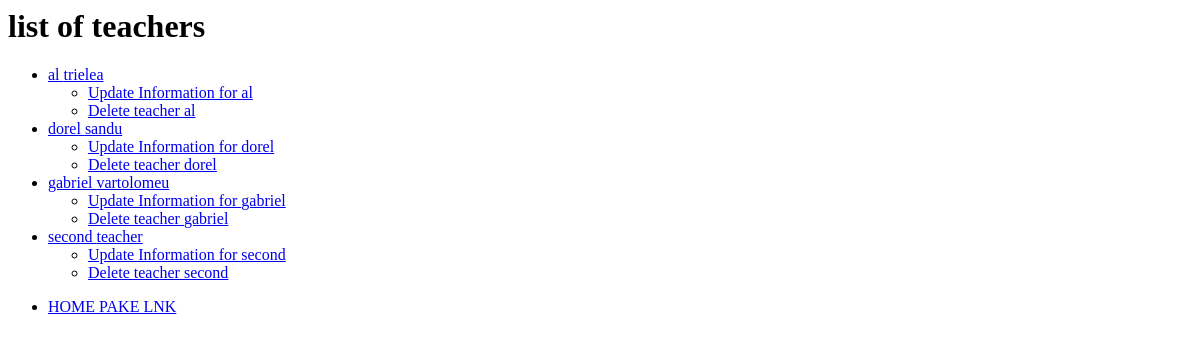
/classroom/list_teachers/, run on an earlier commit of the app's database.
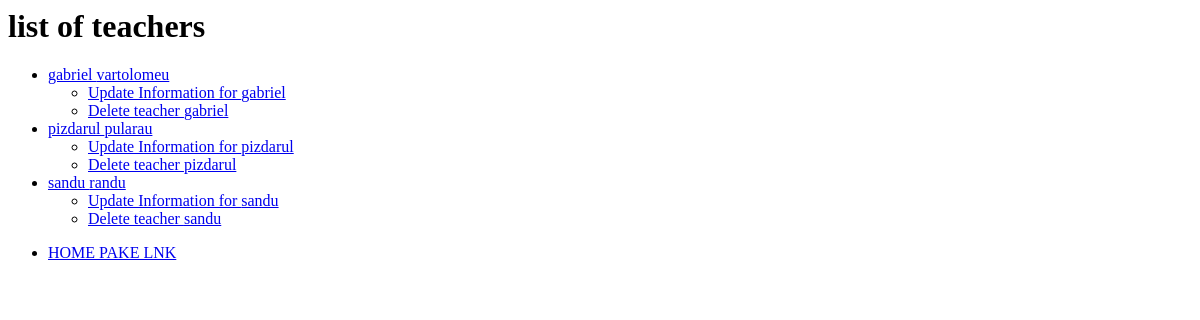
And on a later commit of the database.
### classroom/models.py (models this page shows, shortened)
class Teacher(models.Model):
    first_name = models.CharField(max_length=30)
    last_name = models.CharField(max_length=30)
    subject = models.CharField(max_length=30)

### classroom/views.py (the view)
# urls.py: path('list_teachers/', TeacherListView.as_view(), name='list_teachers'),
class TeacherListView(ListView):
    model = Teacher
    queryset = Teacher.objects.order_by("first_name")
    context_object_name = "teacher_list"

### classroom/templates/classroom/teacher_list.html
<h1>list of teachers</h1>
<ul>
    {% for teacher in teacher_list %}
        <li>
            <a href="/classroom/teacher_detail/{{teacher.id}}">{{teacher.first_name}} {{teacher.last_name}}</a>
            <ul>
                <li>
                    <a href="/classroom/teacher_update/{{teacher.id}}">Update Information for {{teacher.first_name}}</a>
                </li>
                <li>
                    <a href="/classroom/teacher_delete/{{teacher.id}}">Delete teacher {{teacher.first_name}}</a>
                </li>
            </ul>
        </li>
    {% endfor %}
</ul>
<ul>
    <li>
        <a href="{% url 'classroom:home' %}">HOME PAKE LNK</a>
    </li>
</ul>

What changed in the data, as far as the page shows it:
removed Teacher: first_name "al", last_name "trielea"
removed Teacher: first_name "second", last_name "teacher"
shown differently, row unchanged: Teacher "gabriel": moves up the list
changed Teacher: first_name "dorel" → "pizdarul"; last_name "sandu" → "pularau"
added Teacher: first_name "sandu", last_name "randu"
